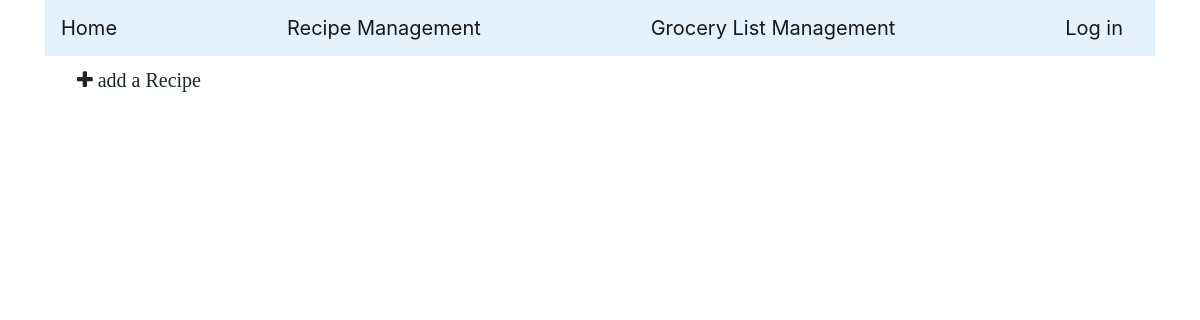
Page /recipeList on the earlier database version.
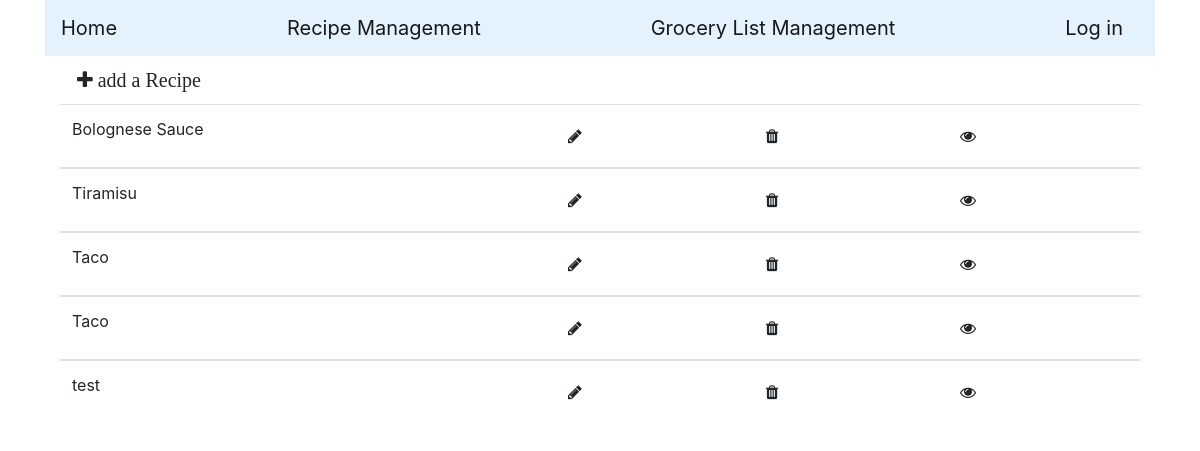
Same page on the later database version.
### recipe/models.py (models this page shows, shortened)
class Recipe(models.Model):
    name = models.CharField(max_length=200)
    source = models.CharField(max_length=200, blank=False)
    cookTime = models.CharField(max_length=200, blank=True)
    instructions = models.TextField()
    ingredient1 = models.CharField(max_length=200)
    ingredient1_type = models.ForeignKey(IngredientType, on_delete=models.CASCADE, related_name='ingredient1_type')
    ingredient2 = models.CharField(max_length=200, blank=True)
    ingredient2_type = models.ForeignKey(IngredientType, on_delete=models.CASCADE, related_name='ingredient2_type', blank=True, null=True)
    ingredient3 = models.CharField(max_length=200, blank=True)
    ingredient3_type = models.ForeignKey(IngredientType, on_delete=models.CASCADE, related_name='ingredient3_type', blank=True, null=True)
    ingredient4 = models.CharField(max_length=200, blank=True)
    ingredient4_type = models.ForeignKey(IngredientType, on_delete=models.CASCADE, related_name='ingredient4_type', blank=True, null=True)
    ingredient5 = models.CharField(max_length=200, blank=True)
    ingredient5_type = models.ForeignKey(IngredientType, on_delete=models.CASCADE, related_name='ingredient5_type', blank=True, null=True)
    ingredient6 = models.CharField(max_length=200, blank=True)
    ingredient6_type = models.ForeignKey(IngredientType, on_delete=models.CASCADE, related_name='ingredient6_type', blank=True, null=True)
    ingredient7_type = models.ForeignKey(IngredientType, on_delete=models.CASCADE, related_name='ingredient7_type', blank=True, null=True)
    ingredient7 = models.CharField(max_length=200, blank=True)
    ingredient8_type = models.ForeignKey(IngredientType, on_delete=models.CASCADE, related_name='ingredient8_type', blank=True, null=True)
    ingredient8 = models.CharField(max_length=200, blank=True)
    ingredient9_type = models.ForeignKey(IngredientType, on_delete=models.CASCADE, related_name='ingredient9_type', blank=True, null=True)
    ingredient9 = models.CharField(max_length=200, blank=True)
    ingredient10_type = models.ForeignKey(IngredientType, on_delete=models.CASCADE, related_name='ingredient10_type', blank=True, null=True)
    ingredient10 = models.CharField(max_length=200, blank=True)
    ingredient11_type = models.ForeignKey(IngredientType, on_delete=models.CASCADE, related_name='ingredient11_type', blank=True, null=True)
    ingredient11 = models.CharField(max_length=200, blank=True)
    ingredient12_type = models.ForeignKey(IngredientType, on_delete=models.CASCADE, related_name='ingredient12_type', blank=True, null=True)
    ingredient12 = models.CharField(max_length=200, blank=True)
    ingredient13_type = models.ForeignKey(IngredientType, on_delete=models.CASCADE, related_name='ingredient13_type', blank=True, null=True)
    ingredient13 = models.CharField(max_length=200, blank=True)
    ingredient14_type = models.ForeignKey(IngredientType, on_delete=models.CASCADE, related_name='ingredient14_type', blank=True, null=True)
    ingredient14 = models.CharField(max_length=200, blank=True)
    ingredient15_type = models.ForeignKey(IngredientType, on_delete=models.CASCADE, related_name='ingredient15_type', blank=True, null=True)
    ingredient15 = models.CharField(max_length=200, blank=True)

### recipe/views.py (the view)
# urls.py: path('recipeList', recipeList, name='recipeList'),
def recipeList(request):
    recipes = Recipe.objects.all()
    return render(request, 'recipeList.html', {'recipes': recipes})

### recipe/templates/recipeList.html (shortened to what this page needs)
<!DOCTYPE html>
{% extends "base.html" %}
{% block main_content %}
<div class="container">
  <a href= "{% url 'addRecipe' %}"
    <button type="button" class="btn btn-default btn-lg">
      <span class="fa fa-plus" aria-hidden="true"> add a Recipe</span>
  </a>
<div class="table-responsive">
  <table class="table table-hover">
    {% for recipe in recipes %}
    <tbody>
      <tr class='clickable-row' data-target="#purchaseModal">
        <form method="post">
          <td>{{ recipe.name }}</td>
          <td>
            <a href="{% url 'workInProgress' %}"
              <button type="button" class="btn btn-default btn-md">
                <span class="fa fa-pencil" ></span>
            </a>
          </td>
          <td>
            <a href="{% url 'workInProgress' %}"
              <button type="button" class="btn btn-default btn-md">
                <span class="fa fa-trash" aria-hidden="true" ></span>
            </a>
        </td>
        <td>
        <a href="{% url 'viewRecipe' recipe.id %}"
          <button type="button" class="btn btn-default btn-md">
            <span class="fa fa-eye" aria-hidden="true" ></span>
        </a>
    </td>
      </form>
    </tr>
    {% endfor %}
    </tbody>
  </table>
</div>
{% endblock %}

### recipe/templates/base.html (shortened to what this page needs)
<!DOCTYPE html>
{% load staticfiles %}
{% block styling %}
<head>
  <link rel="stylesheet" href="{% static 'css/bootstrap.min.css' %}">
  <link rel="stylesheet" href="https://cdnjs.cloudflare.com/ajax/libs/font-awesome/4.7.0/css/font-awesome.min.css">
</head>
{% endblock styling %}
<div class="container">
  <nav class="navbar navbar-light" style="background-color: #e3f2fd;">
    <a class="navbar-brand" href="{% url 'home' %}">Home</a>
    <a class="navbar-brand" href="{% url 'recipeList' %}">Recipe Management</a>
    <a class="navbar-brand" href="{% url 'groceryLists' %}">Grocery List Management</a>
    <a class="navbar-brand" href="{% url 'workInProgress' %}">Log in</a>
  </nav>
</div>
<div class="container main-content">
  {% block main_content %}
  {% endblock %}
</div>

Differences in the rows shown:
added Recipe: name "Bolognese Sauce"
added Recipe: name "Tiramisu"
added Recipe: name "Taco"
added Recipe: name "Taco"
added Recipe: name "test"
